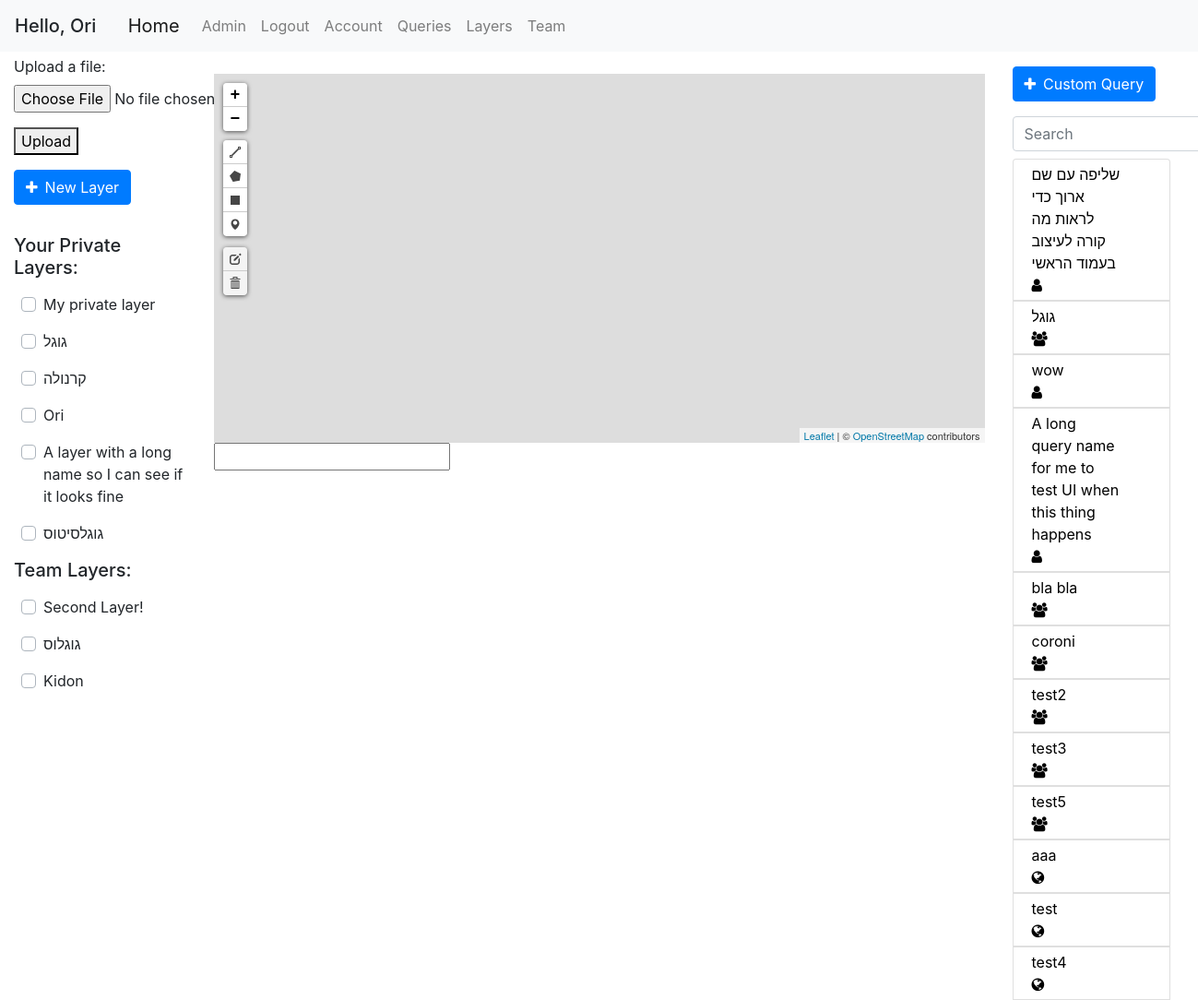
The app's page /home (signed in), older data.
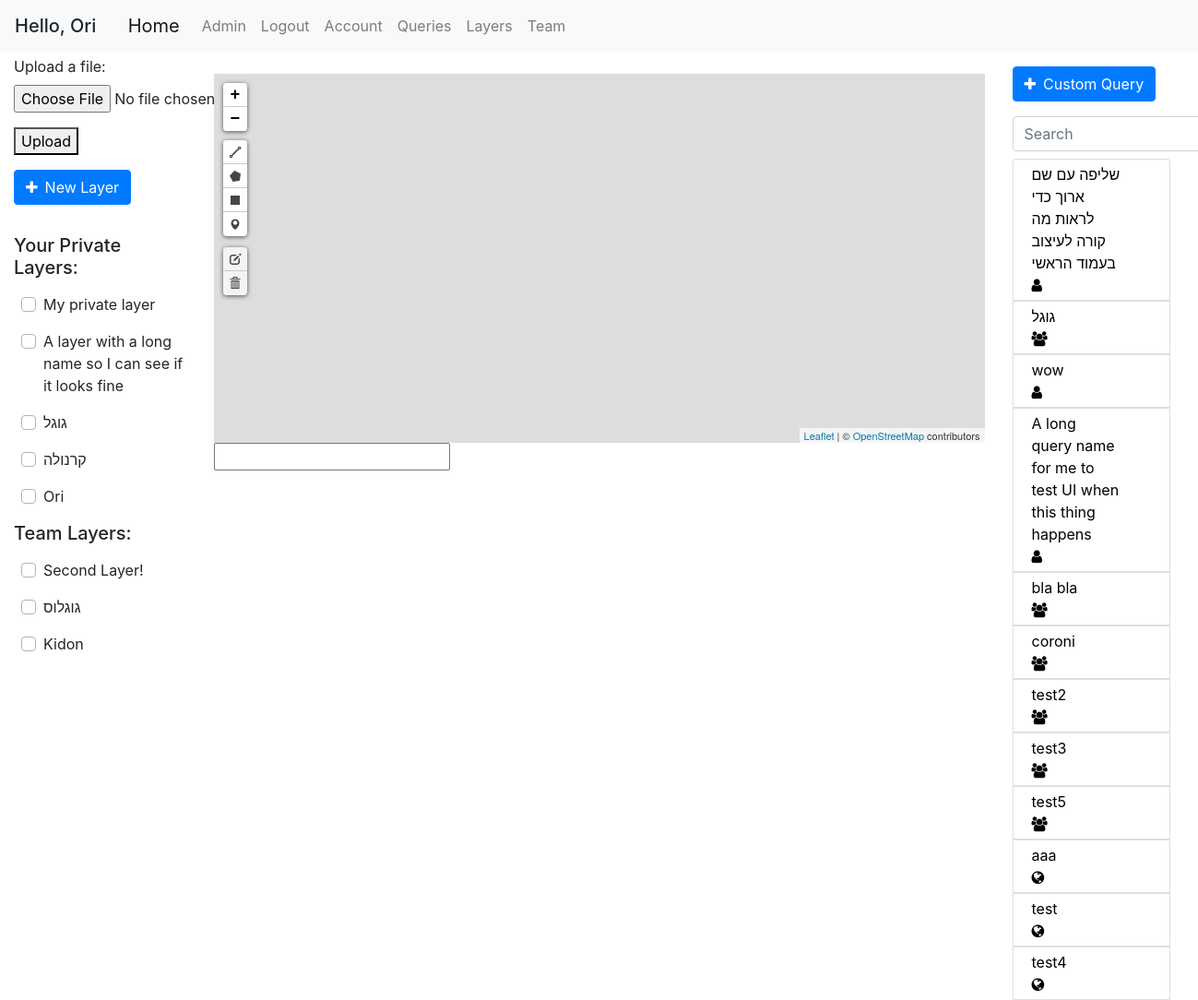
The same page, newer data.
### geoportal/models.py (models this page shows, shortened)
class User(db.Model, UserMixin):
    id = db.Column(db.Integer, primary_key=True)
    username = db.Column(db.String(20), unique=True, nullable=False)
    email = db.Column(db.String(120), unique=True, nullable=False)
    first_name = db.Column(db.String(20), nullable=False, default='')
    last_name = db.Column(db.String(20), nullable=False, default='')
    password = db.Column(db.String(60), nullable=False)
    team_id = db.Column(db.Integer, db.ForeignKey('team.id'))
    roles = db.relationship('Role', secondary='user_roles')
    layers = db.relationship('Layer', backref='user', lazy=True)
    queries = db.relationship('Query', backref='user', lazy=True)
    preferences = db.relationship('UserPreferences', backref='user', lazy=True)
    def has_role(self, role_name):
        for role in self.roles:
            if role.name == role_name:
                return True
        return False

class Layer(db.Model):
    id = db.Column(db.Integer, primary_key=True)
    name = db.Column(db.String(100), nullable=False)
    user_id = db.Column(db.Integer, db.ForeignKey('user.id'), nullable=False)
    default_color = db.Column(db.String(20), default='blue')
    only_user = db.Column(db.Boolean, default=True)
    only_team = db.Column(db.Boolean, default=False)
    public = db.Column(db.Boolean, default=False)
    points = db.relationship('Point', backref='layer', lazy=True)
    polygons = db.relationship('Polygon', backref='layer', lazy=True)

class Query(db.Model):
    id = db.Column(db.Integer, primary_key=True)
    user_id = db.Column(db.Integer, db.ForeignKey('user.id'), nullable=False, default=0)
    query_name = db.Column(db.String(120))
    db_name = db.Column(db.String(20))
    date_uploaded = db.Column(db.DateTime, nullable=False, default=datetime.datetime.now)
    last_update_time = db.Column(db.DateTime, nullable=False, default=datetime.datetime.now)
    query_text = db.Column(db.Text, nullable=False, default='')
    only_user = db.Column(db.Boolean, default=False)
    only_team = db.Column(db.Boolean, default=False)
    public = db.Column(db.Boolean, default=True)
    parameters = db.relationship('QueryTextParameters', backref='query', lazy=True)

### geoportal/main/views.py (the view)
@main.route('/')
@main.route('/home')
def home():
    return render_template('home.html', queries=get_allowed_queries(), layers=get_allowed_layers(), favorite_layers=get_favorite_layers(), preferences=current_user.preferences[0])

### geoportal/mapping/utils.py (called while the page is built)
def marked_layers_first(layers):
    return sorted(layers, key=lambda layer: UserMarkedLayer.query.filter(and_(UserMarkedLayer.layer_id == layer.id, UserMarkedLayer.user_id == current_user.id)).first() is not None, reverse=True)

def get_allowed_layers():
    if current_user.is_authenticated:
        layers = Layer.query.all()
        authorized_layers = []
        for layer in layers:
            if (layer.only_team and User.query.get(layer.user_id).team_id == current_user.team_id) or layer.user_id == current_user.id:
                authorized_layers.append(layer)
        layers = authorized_layers
        layers = marked_layers_first(layers)
    else:
        layers = []
    return layers

def get_favorite_layers():
    if current_user.is_authenticated:
        marked_layers = db.session.query(UserMarkedLayer.layer_id).filter_by(user_id=current_user.id).all()
        return [layer[0] for layer in marked_layers]
    return []

### geoportal/models.py (called while the page is built)
@login_manager.user_loader
def load_user(user_id):
    return User.query.get(int(user_id))

### geoportal/queries/utils.py (called while the page is built)
def marked_queries_first(queries):
    return sorted(queries, key=lambda query: UserMarkedQuery.query.filter(and_(UserMarkedQuery.query_id == query.id, UserMarkedQuery.user_id == current_user.id)).first() is not None, reverse=True)

def get_allowed_queries():
    if current_user.is_authenticated:
        queries = Query.query.order_by(Query.only_user.desc(), Query.public).all()
        authorized_queries = []
        for query in queries:
            if query.public or (query.only_team and User.query.get(query.user_id).team_id == current_user.team_id) or query.user_id == current_user.id:
                authorized_queries.append(query)
        queries = authorized_queries
        queries = marked_queries_first(queries)
    else:
        queries = Query.query.filter_by(public=True).all()
    return queries

### geoportal/templates/home.html (shortened to what this page needs)
{% extends "base.html" %}
{% block left_sidebar %}
{% if current_user.is_authenticated %}
<form id="geofile-upload">
    <div class="form-group">
        <label for="geofile" class="mt-1">Upload a file:</label>
        <input type="file" id="geofile" name="geofile" accept=".csv, .xlsx">
    </div>
    <button type="submit">Upload</button>
</form>
<button type="button" class="btn btn-primary mb-3 mt-3" data-toggle="modal" data-target="#add-layer">
  <span class="fa fa-plus mr-2"></span>New Layer
</button>
{% endif %}
{% if current_user.is_authenticated %}
    <div class="col pl-0" id="private-layers">
        <h5 class="disply-5 mt-3">Your Private Layers:</h5>
        {% for layer in layers %}
            {% if layer.only_user %}
            <div class="row ml-2 mt-3 custom-control custom-checkbox justify-content-between">
                <label class="custom-control-label" for="checkbox-{{ layer.id }}">{{ layer.name }}</label>
            </div>
            {% endif %}
        {% endfor %}
    </div>
    <div class="col pl-0" id="team-layers">
        <h5 class="disply-5 mt-3">Team Layers:</h5>
        {% for layer in layers %}
            {% if layer.only_team %}
            <div class="row ml-2 mt-3 custom-control custom-checkbox">
                <label class="custom-control-label" for="checkbox-{{ layer.id }}">{{ layer.name }}</label>
            </div>
            {% endif %}
        {% endfor %}
    </div>
{% endif %}
{% endblock left_sidebar %}
{% block content %}
<div id="myMap" class="mt-4"></div>
<input type="text" id="current-point">
{% endblock content %}
{% block right_sidebar %}
<button type="button" class="btn btn-primary mt-3" data-toggle="modal" data-target="#run-query">
  <span class="fa fa-plus mr-2"></span>Custom Query
</button>
<br>
<form class="form-inline my-2 my-lg-0">
    <input class="form-control mr-sm-2 mt-3 mb-2" type="search" placeholder="Search" aria-label="Search" id="queries_search" onkeyup="filterQueries()">
</form>
<div class="col-sm-12 pl-0">
    <div class="list-group">
    {% for query in queries %}
        <button name="query-selector" class="list-group-item pb-1 pt-1" id="{{ query.id }}" style="text-align: justify;">
            <div class="row justify-content-between pr-2">
                <div class="col-sm-10" style="text-align: left">
                    {{ query.query_name }}
                </div>
                <div class="col-sm-1">
                    {% if query.only_user %}
                        <span class="fa fa-user"></span>
                    {% elif query.only_team %}
                        <span class="fa fa-users"></span>
                    {% else %}
                        <span class="fa fa-globe"></span>
                    {% endif %}
                </div>
            </div>
        </button>
    {% endfor %}
    </div>
</div>
{% endblock right_sidebar %}

### geoportal/templates/base.html (shortened to what this page needs)
<!DOCTYPE html>
<html lang="en">
<head>
    <link rel="stylesheet" href="/static/css/bootstrap/bootstrap.min.css"/>
    <link rel="stylesheet" href="/static/css/style.css"/>
    <link rel="stylesheet" href="/static/css/leaflet/leaflet.css"/>
    <link rel="stylesheet" href="/static/css/leaflet/leaflet.draw.css"/>
    <link rel="stylesheet" href="/static/css/jquery/jquery.dataTables.min.css">
    <link rel="stylesheet" href="https://cdnjs.cloudflare.com/ajax/libs/font-awesome/4.7.0/css/font-awesome.min.css">
    <link rel="stylesheet" href="/static/css/utils/pretty-checkbox.min.css">
    <link rel="stylesheet" href="/static/css/leaflet/leaflet.contextmenu.css">
</head>
<body>
    <header class="site-header">
        <nav class="navbar navbar-expand-lg navbar-fixed-top navbar-light bg-light">
            {% if current_user.is_authenticated %}
            <h5 class="mt-2">Hello, {{ current_user.first_name }}</h5>
            {% endif %}
            <div class="container">
                <a class="navbar-brand" href="{{ url_for('main.home') }}">Home</a>
                <div class="collapse navbar-collapse" id="navbarSupportedContent">
                    <ul class="navbar-nav mr-auto">
                        {% if current_user.is_authenticated %}
                            {% if current_user.has_role('Admin') %}
                                <li class="nav-item"><a class="nav-link" href="/admin">Admin</a></li>
                            {% endif %}
                            <li class="nav-item"><a class="nav-link" href="{{ url_for('users.logout') }}">Logout</a></li>
                            <li class="nav-item"><a class="nav-link" href="{{ url_for('users.account') }}">Account</a></li>
                            <li class="nav-item"><a class="nav-link" href="{{ url_for('queries.get_queries') }}">Queries</a></li>
                            <li class="nav-item"><a class="nav-link" href="{{ url_for('mapping.get_layers') }}">Layers</a></li>
                            {% if current_user.team_id %}
                                <li class="nav-item"><a class="nav-link" href="{{ url_for('users.team') }}">Team</a></li>
                            {% else %}
                                <li class="nav-item"><a class="nav-link" href="{{ url_for('users.new_team') }}">Create Team</a></li>
                            {% endif %}
                        {% else %}
                            <li class="nav-item"><a class="nav-link" href="{{ url_for('users.login') }}">Login</a></li>
                            <li class="nav-item"><a class="nav-link" href="{{ url_for('users.register') }}">Register</a></li>
                        {% endif %}
                    </ul>
                </div>
            </div>
        </nav>
    </header>
    <div class="container-fluid" id="content">
        <div class="row">
            <div class="col-md-3 col-lg-2 sidebar">
                {% block left_sidebar %}{% endblock %}
            </div>
            <div class="col-md-6 col-lg-8 main">
                {% block content %}{% endblock %}
            </div>
            <div class="col-md-3 col-lg-2 sidebar" id="right-sidebar">
                {% block right_sidebar %}{% endblock %}
            </div>
        </div>
    </div>
</body>
</html>

### geoportal/static/css/style.css (style rules this page uses)
#myMap { height: 400px; }

### geoportal/static/css/leaflet/leaflet.css (style rules this page uses)
.leaflet-container { overflow: hidden; }
.leaflet-container.leaflet-touch-drag { -ms-touch-action: pinch-zoom; touch-action: none; touch-action: pinch-zoom; }
.leaflet-container { -webkit-tap-highlight-color: transparent; }
.leaflet-grab { cursor: -webkit-grab; cursor: -moz-grab; cursor: grab; }
.leaflet-container { background: #ddd; outline: 0; }
.leaflet-container { font: 12px/1.5 "Helvetica Neue", Arial, Helvetica, sans-serif; }

Row changes from the older to the newer data that the page shows:
removed Layer: name "גוגלסיטוס", shown under "Your Private Layers:"
shown differently, row unchanged: Layer "A layer with a long name so I can see if it looks fine": moves up the list
